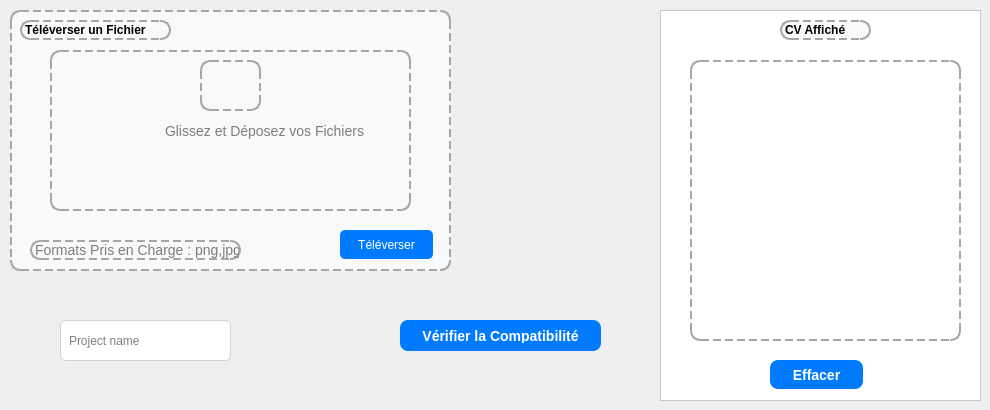
   <widget class="QWidget" name="tab_4">
    <attribute name="title">
     <string>Traitement d'Image</string>
    </attribute>
    <widget class="QFrame" name="frame_4">
     <property name="geometry">
      <rect>
       <x>10</x>
       <y>10</y>
       <width>441</width>
       <height>261</height>
      </rect>
     </property>
     <property name="styleSheet">
      <string notr="true">QFrame {
    border: 2px dashed #a6a6a6;
    border-radius: 10px;
    background-color: #f8f9fb;
}</string>
     </property>
     <property name="frameShape">
      <enum>QFrame::Shape::StyledPanel</enum>
     </property>
     <property name="frameShadow">
      <enum>QFrame::Shadow::Raised</enum>
     </property>
     <widget class="QLabel" name="pdfDropZoneLabel">
      <property name="geometry">
       <rect>
        <x>40</x>
        <y>40</y>
        <width>361</width>
        <height>161</height>
       </rect>
      </property>
      <property name="styleSheet">
       <string notr="true">QLabel {
    color: #7d7d7d;
    font-size: 14px;
padding-left: 110px;
}</string>
      </property>
      <property name="text">
       <string>Glissez et Déposez vos Fichiers</string>
      </property>
     </widget>
     <widget class="QPushButton" name="uploadPdfButton">
      <property name="geometry">
       <rect>
        <x>330</x>
        <y>220</y>
        <width>93</width>
        <height>29</height>
       </rect>
      </property>
      <property name="styleSheet">
       <string notr="true">QPushButton {
    background-color: #007bff;
    color: white;

    border-radius: 5px;
}
QPushButton:hover {
    background-color: #0056b3;
}</string>
      </property>
      <property name="text">
       <string>Téléverser</string>
      </property>
     </widget>
     <widget class="QLabel" name="label_26">
      <property name="geometry">
       <rect>
        <x>20</x>
        <y>230</y>
        <width>211</width>
        <height>20</height>
       </rect>
      </property>
      <property name="styleSheet">
       <string notr="true">QLabel {
    color: #7d7d7d;
    font-size: 14px;
}</string>
      </property>
      <property name="text">
       <string>Formats Pris en Charge : png,jpg</string>
      </property>
     </widget>
     <widget class="QLabel" name="label_27">
      <property name="geometry">
       <rect>
        <x>10</x>
        <y>10</y>
        <width>151</width>
        <height>20</height>
       </rect>
      </property>
      <property name="styleSheet">
       <string notr="true">font-weight: bold; </string>
      </property>
      <property name="text">
       <string>Téléverser un Fichier</string>
      </property>
     </widget>
     <widget class="QLabel" name="label_28">
      <property name="geometry">
       <rect>
        <x>190</x>
        <y>50</y>
        <width>61</width>
        <height>51</height>
       </rect>
      </property>
      <property name="text">
       <string/>
      </property>
      <property name="pixmap">
       <pixmap>../../../akkar/Downloads/nuage.png</pixmap>
      </property>
      <property name="scaledContents">
       <bool>true</bool>
      </property>
     </widget>
    </widget>
    <widget class="QFrame" name="frame_5">
     <property name="geometry">
      <rect>
       <x>660</x>
       <y>10</y>
       <width>321</width>
       <height>391</height>
      </rect>
     </property>
     <property name="styleSheet">
      <string notr="true">background-color: rgb(255, 255, 255);</string>
     </property>
     <property name="frameShape">
      <enum>QFrame::Shape::StyledPanel</enum>
     </property>
     <property name="frameShadow">
      <enum>QFrame::Shadow::Raised</enum>
     </property>
     <widget class="QLabel" name="pdfLabel">
      <property name="geometry">
       <rect>
        <x>30</x>
        <y>50</y>
        <width>271</width>
        <height>281</height>
       </rect>
      </property>
      <property name="styleSheet">
       <string notr="true">  border: 2px dashed #a6a6a6;
    border-radius: 10px;
image: url(:/new/image/icons/pdf.png);
</string>
      </property>
      <property name="text">
       <string/>
      </property>
      <property name="scaledContents">
       <bool>true</bool>
      </property>
     </widget>
     <widget class="QLabel" name="label_30">
      <property name="geometry">
       <rect>
        <x>120</x>
        <y>10</y>
        <width>91</width>
        <height>20</height>
       </rect>
      </property>
      <property name="styleSheet">
       <string notr="true">font-weight: bold; 
    border: 2px dashed #a6a6a6;
    border-radius: 10px;
    background-color: #f8f9fb;</string>
      </property>
      <property name="text">
       <string>CV Affiché</string>
      </property>
     </widget>
     <widget class="QPushButton" name="effacerCvButton">
      <property name="geometry">
       <rect>
        <x>110</x>
        <y>350</y>
        <width>93</width>
        <height>29</height>
       </rect>
      </property>
      <property name="styleSheet">
       <string notr="true">QPushButton {
    background-color: rgb(0, 123, 255); /* Blue background */
    color: white;
    border: none;
    border-radius: 8px;
    padding: 8px 16px;
    font-size: 14px;
    font-weight: bold;
    transition: background-color 0.3s ease;
}

QPushButton:hover {
    background-color: rgb(0, 74, 173); /* Darker blue on hover */
}

QPushButton:pressed {
    background-color: rgb(0, 52, 120); /* Even darker blue when pressed */
}
</string>
      </property>
      <property name="text">
       <string>Effacer</string>
      </property>
     </widget>
    </widget>
    <widget class="QPushButton" name="verifyButton">
     <property name="geometry">
      <rect>
       <x>400</x>
       <y>320</y>
       <width>201</width>
       <height>31</height>
      </rect>
     </property>
     <property name="styleSheet">
      <string notr="true">QPushButton {
    background-color: rgb(0, 123, 255); /* Blue background */
    color: white;
    border: none;
    border-radius: 8px;
    padding: 8px 16px;
    font-size: 14px;
    font-weight: bold;
    transition: background-color 0.3s ease;
}

QPushButton:hover {
    background-color: rgb(0, 74, 173); /* Darker blue on hover */
}

QPushButton:pressed {
    background-color: rgb(0, 52, 120); /* Even darker blue when pressed */
}
</string>
     </property>
     <property name="text">
      <string>Vérifier la Compatibilité</string>
     </property>
    </widget>
    <widget class="QLineEdit" name="projectNameEdit">
     <property name="geometry">
      <rect>
       <x>60</x>
       <y>320</y>
       <width>171</width>
       <height>41</height>
      </rect>
     </property>
     <property name="styleSheet">
      <string notr="true">QLineEdit {
    border: 1px solid #D1D1D1;
    border-radius: 5px;
    padding: 6px;
    background: white;
    selection-background-color: #007BFF;
}

QLineEdit:focus {
    border: 2px solid #007BFF;
    background-color: #F8F9FA;
}</string>
     </property>
     <property name="placeholderText">
      <string>Project name</string>
     </property>
    </widget>
   </widget>
